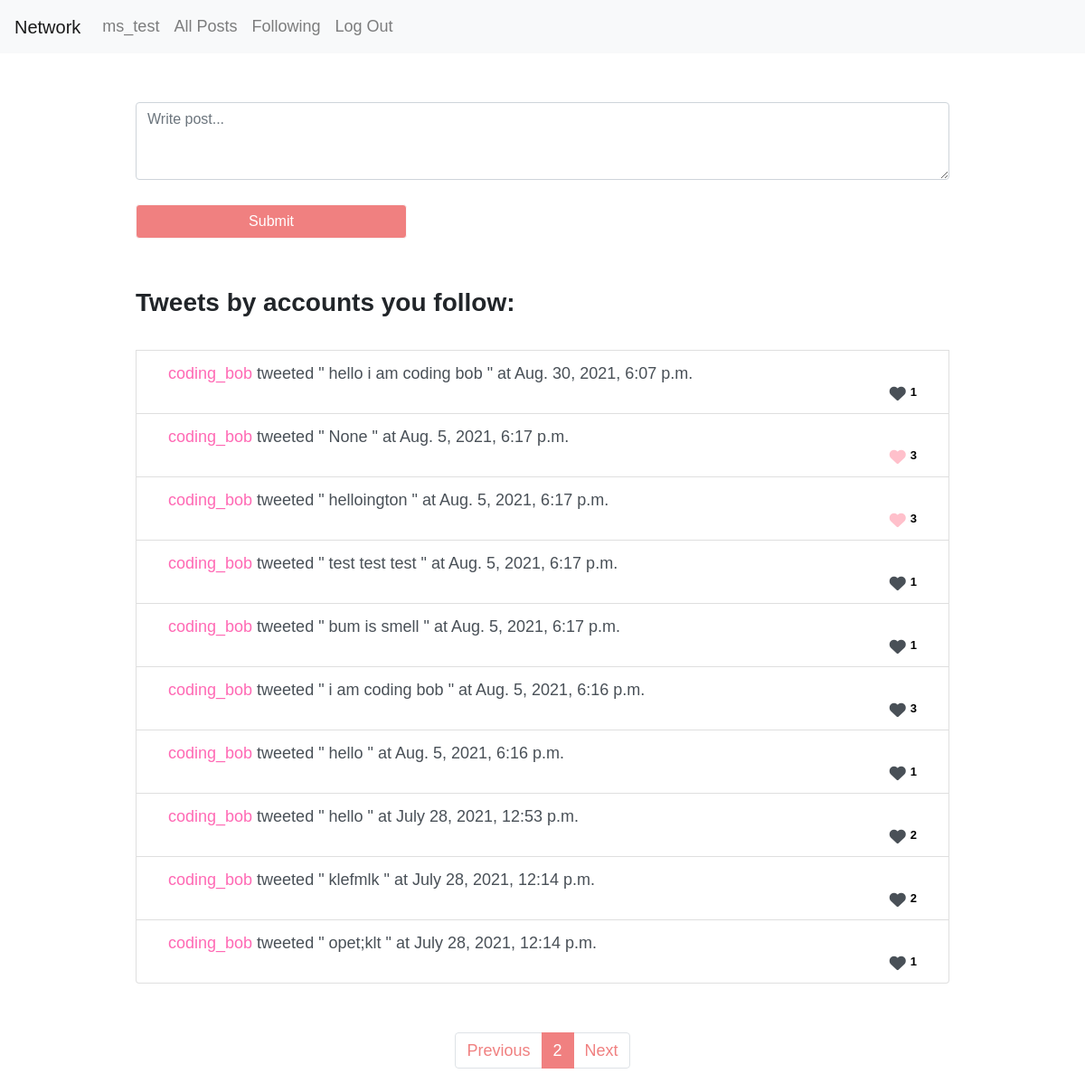
/following/ (signed in), run on the app's committed database.
### network/models.py (models this page shows, shortened)
class User(AbstractUser):
    pass

class Post(models.Model):
    user = models.ForeignKey(User, on_delete=models.CASCADE, default=0)
    user_name = models.CharField(max_length=25, default="string", null=True, blank=True)
    post = models.CharField(max_length=1440, default='', null=True, blank=True)
    time_added = models.DateTimeField(max_length=64, default=datetime.now(timezone.utc))
    likes = models.IntegerField(default="0")

### network/views.py (the view)
# urls.py: path("following/", views.load_following, name="following"),
def load_following(request):
    flow = Follow.objects.filter(follower=request.user.id)
    following = flow.values_list('followee')
    following_list = []
    for i in following:
        fols = Post.objects.filter(user=i[0]).order_by('-time_added')
        followings = fols.values_list('id', 'user', 'user_name', 'post', 'time_added', 'likes')
        following_list.append(followings)
    new_list = []
    for sublist in following_list:
        for item in sublist:
            new_list.append(item)
    smem = Like.objects.filter(liker=request.user.id)
    smeg = smem.values_list('post')
    liked_posts = []
    for i in smeg:
        liked_posts.append(i[0])
    hello = new_list
    paginator = Paginator(hello, 10)
    page_number = request.GET.get('page', 2)
    page_obj = paginator.get_page(page_number)
    print(page_obj, ": page obj")
    return render(request, "network/following.html", {
        "page_obj": page_obj,
        "hello": hello,
        "following_list": following_list,
        "following": following,
        "liked_posts": liked_posts
    })

### network/templates/network/following.html (shortened to what this page needs)
{% extends "network/layout.html" %}
{% block body %}
{% if user.is_authenticated %}
<div style="padding-left: 150px; padding-right: 150px;">
   <br><br>
    <form method="POST" action="{% url 'submit' %}">
        <textarea class="form-control" rows="3" name="submitto" placeholder="Write post..." required></textarea><br>
        <button class="btn btn-light" type="submit">Submit</button></form>
        {% endif %}<br><br>
        <h3><b>Tweets by accounts you follow:</h3></b><br>
        {% if not following %}
        You don't follow anyone yet!
        {% else %}
        {% for i in page_obj %}
        <li class="list-group-item list-group-item-action"> <div class="container">
        <div id="divvo_{{ i.0 }}"><div class="tweeto_{{ i.0 }}"> <a href="{% url 'load_profile' i.1 %}"> {{ i.2 }} </a>tweeted " {{ i.3 }} " at {{ i.4 }} </div> </div>
        {% if user.is_authenticated and i.0 not in liked_posts %}
        <i class="fas fa-heart" id="authenticatedheart{{i.0}}"><div class="likes" id="likes{{i.0}}">   {{i.5}}</div> </i>
        {% elif i.0 in liked_posts %}
        <i class="fas fa-heart" id="authenticatedheart{{i.0}}" style="color:pink;"><div class="likes" id="likes{{i.0}}">   {{i.5}}</div> </i>
        {% else %}
        <i class="fas fa-heart" id="unauthenticatheart{{i.0}}"><div class="likes" id="likes{{i.0}}">   {{i.5}}</div> </i>
        {% endif %}
        {% endfor %}
        </li></div><br><br>
        {% endif %}
        {% endblock %}

### network/templates/network/layout.html (shortened to what this page needs)
{% load static %}
<!DOCTYPE html>
<html lang="en">
    <head>
        <link rel="stylesheet" href="https://stackpath.bootstrapcdn.com/bootstrap/4.4.1/css/bootstrap.min.css">
        <link href="{% static 'network/styles.css' %}" rel="stylesheet">
    </head>
    <body>
        <nav class="navbar navbar-expand-lg navbar-light bg-light">
            <a class="navbar-brand" href="#">Network</a>
            <div>
              <ul class="navbar-nav mr-auto">
                {% if user.is_authenticated %}
                    <li class="nav-item">
                        <a class="nav-link" href="{% url 'load_profile' user.id %}"><strong>{{ user.username }}</strong></a>
                    </li>
                {% endif %}
                <li class="nav-item">
                  <a class="nav-link" href="{% url 'index' %}">All Posts</a>
                </li>
                {% if user.is_authenticated %}
                    <li class="nav-item">
                        <a class="nav-link" href="{% url 'following' %}">Following</a>
                    </li>
                    <li class="nav-item">
                        <a class="nav-link" href="{% url 'logout' %}">Log Out</a>
                    </li>
                {% endif %}
              </ul>
            </div>
          </nav>
        <div class="body">
            {% block body %}
            {% endblock %}
           <div>
                <ul class="pagination justify-content-center">
                  {% if page_obj.has_previous %}
                  <li class="page-item">
                      <a class="page-link" href="?page={{ page_obj.previous_page_number }}">
                          Previous
                      </a>
                  </li>
                  {% endif %}
                  {% if page_obj.paginator.num_pages > 1 %}
                  {% for n in page_obj.paginator.page_range %}
                  {% if page_obj.number == n %}
                  <li class="page-item active">
                      <a class="page-link" href="?page={{ n }}">{{ n }}</a>
                  </li>
                  {% endif %}
                  {% endfor %}
                  {% endif %}
                  {% if page_obj.has_next %}
                  <li class="page-item">
                      <a class="page-link" href="?page={{ page_obj.next_page_number }}">
                          Next
                      </a>
                  </li>
                  {% endif %}
              </ul>
            </div>
        </div>
    </body>
</html>

### network/static/network/styles.css (style rules this page uses)
body { font-family: Arial, Helvetica, sans-serif; font-size: large; font-weight: 100 }
.list-group-item { display: flex; flex-direction: row; justify-content: space-between; }
.likes { font-family: Arial, Helvetica, sans-serif; color: black; float:right; font-size: small; text-align: right; margin-left: 5px; }
.fa-heart { float: right; text-align: right; }
.container { position: relative; }
.btn-light { background: lightcoral; width: 300px; color: white; }
a { color: hotpink; cursor: pointer; cursor: hand; }
.pagination > li > a { background-color: white; color: lightcoral; }
.pagination > .active > a { color: white; background-color: lightcoral !Important; border: solid 1px lightcoral !Important; }

### data on the page
User: username "ms_test"
Post: user_name "coding_bob", post "hello i am coding bob", time_added "Aug. 30, 2021, 6:07 p.m.", likes "1"
Post: user_name "coding_bob", i "None", time_added "Aug. 5, 2021, 6:17 p.m.", likes "3"
Post: user_name "coding_bob", post "helloington", time_added "Aug. 5, 2021, 6:17 p.m.", likes "3"
Post: user_name "coding_bob", post "test test test", time_added "Aug. 5, 2021, 6:17 p.m.", likes "1"
Post: user_name "coding_bob", post "bum is smell", time_added "Aug. 5, 2021, 6:17 p.m.", likes "1"
Post: user_name "coding_bob", post "i am coding bob", time_added "Aug. 5, 2021, 6:16 p.m.", likes "3"
Post: user_name "coding_bob", post "hello", time_added "Aug. 5, 2021, 6:16 p.m.", likes "1"
Post: user_name "coding_bob", post "hello", time_added "July 28, 2021, 12:53 p.m.", likes "2"
Post: user_name "coding_bob", post "klefmlk", time_added "July 28, 2021, 12:14 p.m.", likes "2"
Post: user_name "coding_bob", post "opet;klt", time_added "July 28, 2021, 12:14 p.m.", likes "1"

### other printed values
{{ n }} "2"
